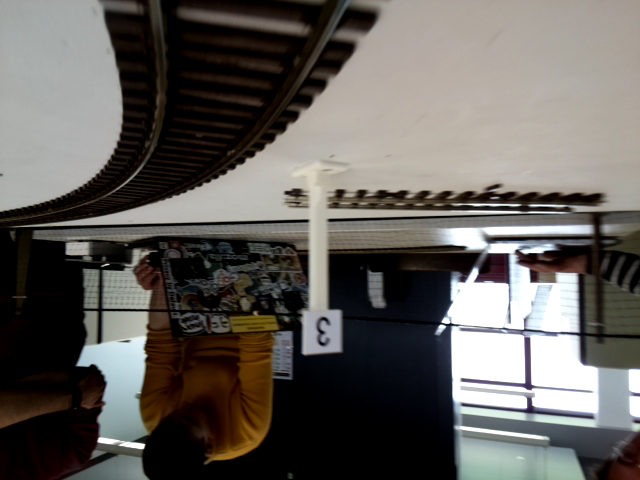
#> input picture ImageRecognition/images/H14.jpg, 640 x 480 px, found by its file name
$ python SobelContoursPatternMatching.py
#> lines starting #> are read from the running program, lines starting #| are printed output that depends on the picture; after the words box and inside, x2 and y2 are one past the last pixel; in counts of white or black regions, pixels touching at a corner belong together
import numpy as np
import cv2
import imutils
from time import sleep

def cropImageTopLeft(img):
    y, x = img.shape[:2]
    # crop top left
    return img[0:y//2, 0:(2*x//3)]

initial_image = imutils.rotate(cv2.imread('./Images/H14.jpg'),180)
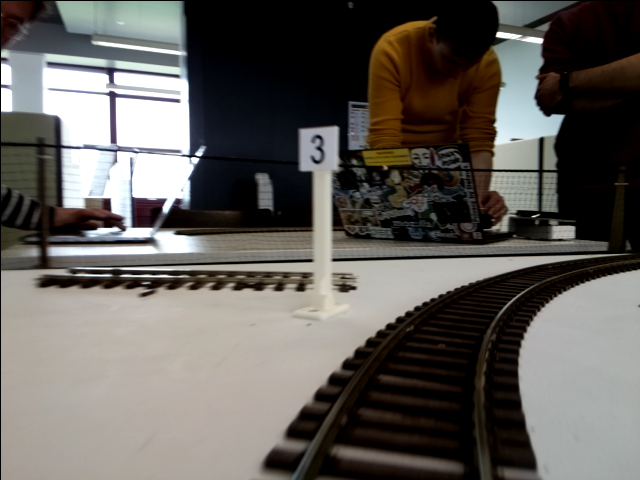
#> initial_image: shape (480, 640, 3); mean B, G, R 91.3, 95.4, 98.8
crop_image = cropImageTopLeft(initial_image)
#> in cropImageTopLeft, `return img[0:y//2, 0:(2*x//3)]`:
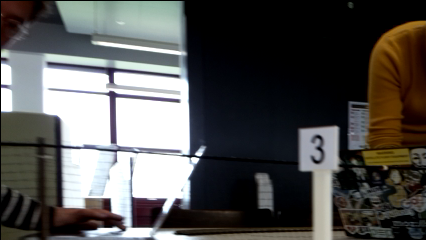
#> returned value: shape (240, 426, 3); mean of channels 0, 1, 2 81.8, 83.4, 84.3; drawn as B, G, R
gray = cv2.cvtColor(crop_image, cv2.COLOR_BGR2GRAY)
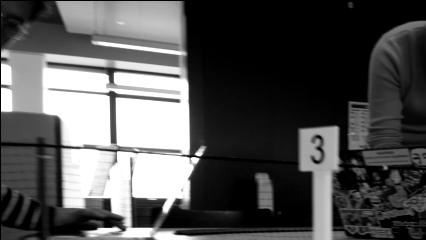
#> gray: shape (240, 426); min 0, max 255, mean 83.5
gauss = cv2.GaussianBlur(gray, (5,5),0)
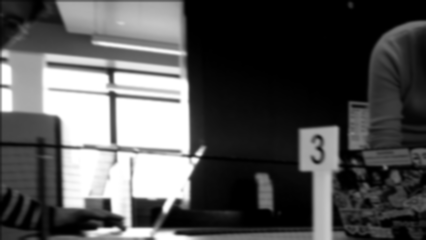
#> gauss: shape (240, 426); min 0, max 255, mean 83.6
canny = cv2.Canny(gauss,100,200)
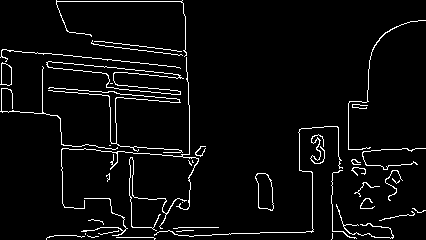
#> canny: shape (240, 426); 4.4% white in thin lines or dots

contours, hierarchy = cv2.findContours(canny, cv2.RETR_CCOMP, cv2.CHAIN_APPROX_NONE)
#> contours = 46 contours, 34 with area under 20; largest, box (x1, y1, x2, y2) and area: (46, 61, 184, 95) 990, (47, 61, 181, 95) 974, (255, 173, 274, 211) 487, (255, 173, 274, 211) 478, (0, 62, 12, 86) 204
result = []
crops = []

for i, cnt in enumerate(contours):
    if hierarchy[0][i][3] != -1 and hierarchy[0][i][2] < 0:
        print("hir1")
        if cv2.contourArea(cnt) > 100 and cv2.contourArea(cnt) < 3000:
            print("hir2")
            x, y, w, h = cv2.boundingRect(cnt)
            if w < 50:
                print("hir3")
                if h < 100:
                    print("hir4")
                    if 0.35 < w / h < 0.7:
                        print("hir5")
                        box_classified = True
                        rect = cv2.minAreaRect(cnt)
                        box = cv2.boxPoints(rect)
                        box = np.int0(box)
                        for point in box:
                            if point[0] == 0 or point[1] == 0:
                                box_classified = False
                        if box_classified:
                            result.append(cnt)
                            print(hierarchy[0][i])
                            print(rect)
                            box = cv2.boxPoints(rect)
                            box = np.int0(box)
                            print(box)
                            print("--------------------")
                            #Append to Crops
                            x, y, width, height = cv2.boundingRect(box)
                            crops.append(canny[y: y + height, x: x + width])
#> this loop made 46 passes
#> (w, h, rect, box, width) on passes 19, 38: (19, 38, ((264.5, 191.5), (15.88, 38.14), -5.91), [[258, 211], [254, 173], [270, 171], [274, 209]], 21), (11, 23, ((6, 74), (22, 10), -90), [[11, 85], [1, 85], [1, 63], [11, 63]], 11)
#> (w, h) on pass 40: (134, 34)
#> (printed output is left out)
#> after the loop, crops = 2 items; result = 2 contours; box (x1, y1, x2, y2) and area: (255, 173, 274, 211) 478, (1, 63, 12, 86) 198

while True:
    for c in crops:
        cv2.imshow("crop",c)
        sleep(1)
#> this loop made 2 passes
#> pass 1, `cv2.imshow("crop",c)`:
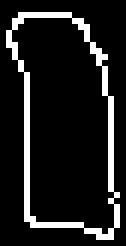
#> window 'crop': shape (41, 21) (shown 6 times larger); 11.7% white in thin lines or dots, all inside (x1, y1, x2, y2) = (1, 2, 20, 40)
    cv2.imshow("img", cv2.drawContours(crop_image, result, -1, (0, 255, 0), 3))
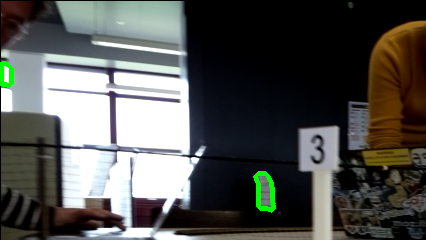
#> window 'img': shape (240, 426, 3); mean B, G, R 81.1, 84.4, 83.6
    cv2.imshow("img", canny)
    key = cv2.waitKey(5) & 0xFF
#> (key Esc is pressed here)
    if key == 27:
       break

#Do Cleanup
cv2.destroyAllWindows()

$ run again, with ImageRecognition/images/H1.jpg copied over ImageRecognition/images/H14.jpg
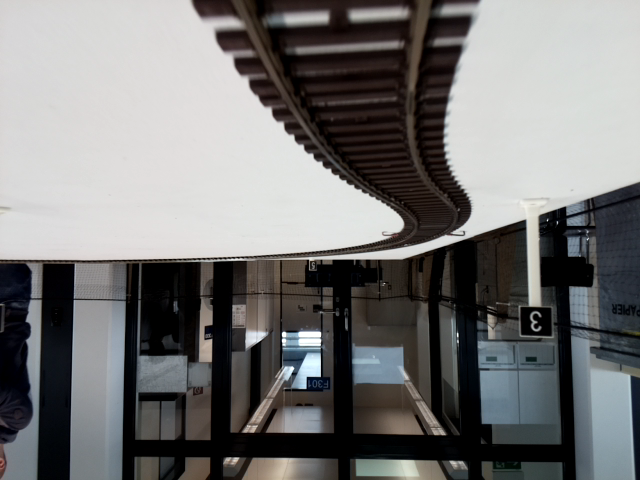
#> input picture ImageRecognition/images/H1.jpg, 640 x 480 px, found by its file name
#> `canny = cv2.Canny(gauss,100,200)`:
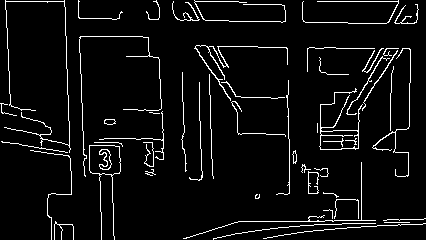
#> canny: shape (240, 426); 5.5% white in thin lines or dots
#> contours = 57 contours, 40 with area under 20; largest, box (x1, y1, x2, y2) and area: (89, 145, 121, 240) 860, (89, 145, 121, 176) 854, (319, 88, 363, 150) 720, (319, 130, 359, 150) 680, (99, 149, 112, 170) 130
#> the loop `for i, cnt in enumerate(contours):` made 57 passes
#> (w, h, rect, box, width) on pass 19: (13, 21, ((105, 159), (20, 12), -90), [[111, 169], [99, 169], [99, 149], [111, 149]], 13)
#> (printed output is left out)
#> after the loop `for i, cnt in enumerate(contours):`: crops = 1 item; result = 1 contour; box (x1, y1, x2, y2) and area: (99, 149, 112, 170) 108
#> the loop `for c in crops:` made 1 pass
#> `cv2.imshow("img", cv2.drawContours(crop_image, result, -1, (0, 255, 0)..`:
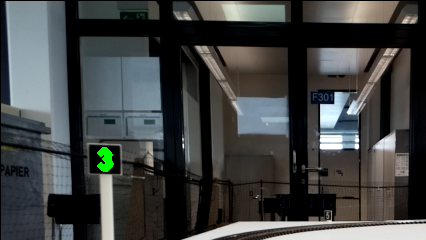
#> window 'img': shape (240, 426, 3); mean B, G, R 66.2, 66.6, 63.9

$ run again, with ImageRecognition/images/H10.jpg copied over ImageRecognition/images/H14.jpg
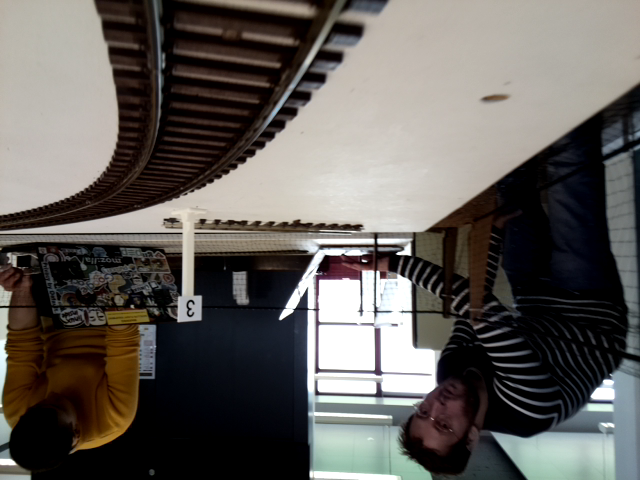
#> input picture ImageRecognition/images/H10.jpg, 640 x 480 px, found by its file name
#> `canny = cv2.Canny(gauss,100,200)`:
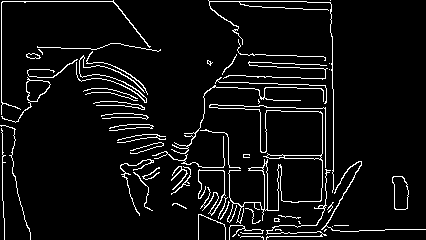
#> canny: shape (240, 426); 6.3% white in thin lines or dots
#> contours = 70 contours, 48 with area under 20; largest, box (x1, y1, x2, y2) and area: (392, 176, 409, 210) 426, (392, 176, 409, 210) 416, (209, 104, 326, 224) 397, (1, 77, 51, 123) 374, (26, 80, 51, 102) 343
#> the loop `for i, cnt in enumerate(contours):` made 70 passes
#> (w, h, rect, box, width) on pass 19: (17, 34, ((400.5, 192.4), (15.26, 33.75), -4.4), [[394, 209], [391, 176], [406, 175], [409, 208]], 19)
#> (printed output is left out)
#> after the loop `for i, cnt in enumerate(contours):`: crops = 1 item; result = 1 contour; box (x1, y1, x2, y2) and area: (392, 176, 409, 210) 416
#> the loop `for c in crops:` made 1 pass
#> `cv2.imshow("img", cv2.drawContours(crop_image, result, -1, (0, 255, 0)..`:
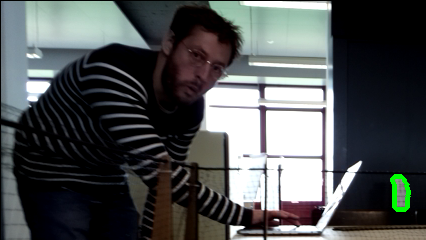
#> window 'img': shape (240, 426, 3); mean B, G, R 83.5, 83.2, 79.7

$ run again, with ImageRecognition/images/H11.jpg copied over ImageRecognition/images/H14.jpg
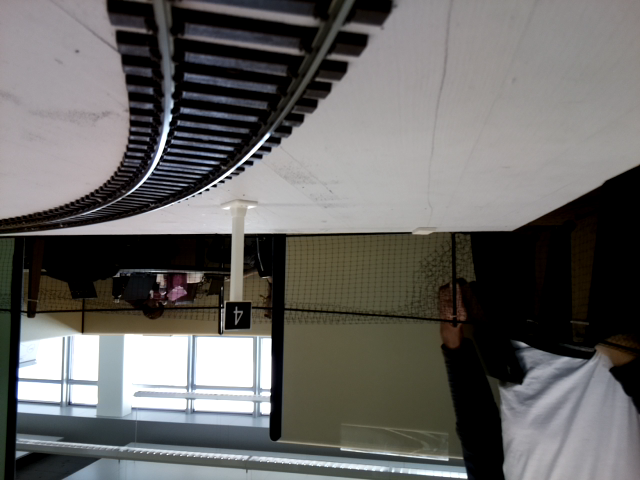
#> input picture ImageRecognition/images/H11.jpg, 640 x 480 px, found by its file name
#> `canny = cv2.Canny(gauss,100,200)`:
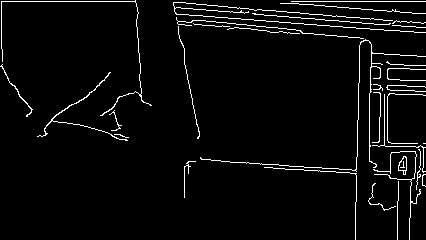
#> canny: shape (240, 426); 3.9% white in thin lines or dots
#> contours = 35 contours, 29 with area under 20; largest, box (x1, y1, x2, y2) and area: (398, 156, 407, 175) 97, (398, 156, 407, 171) 81, (37, 72, 128, 141) 56, (0, 64, 33, 117) 30, (200, 39, 426, 172) 26, (1, 0, 152, 116) 24
#> the loop `for i, cnt in enumerate(contours):` made 35 passes
#> cnt on pass 12: [[423, 143], [424, 143], [425, 143], [424, 143]]
#> (printed output is left out)
#> after the loop `for i, cnt in enumerate(contours):`: crops = []
